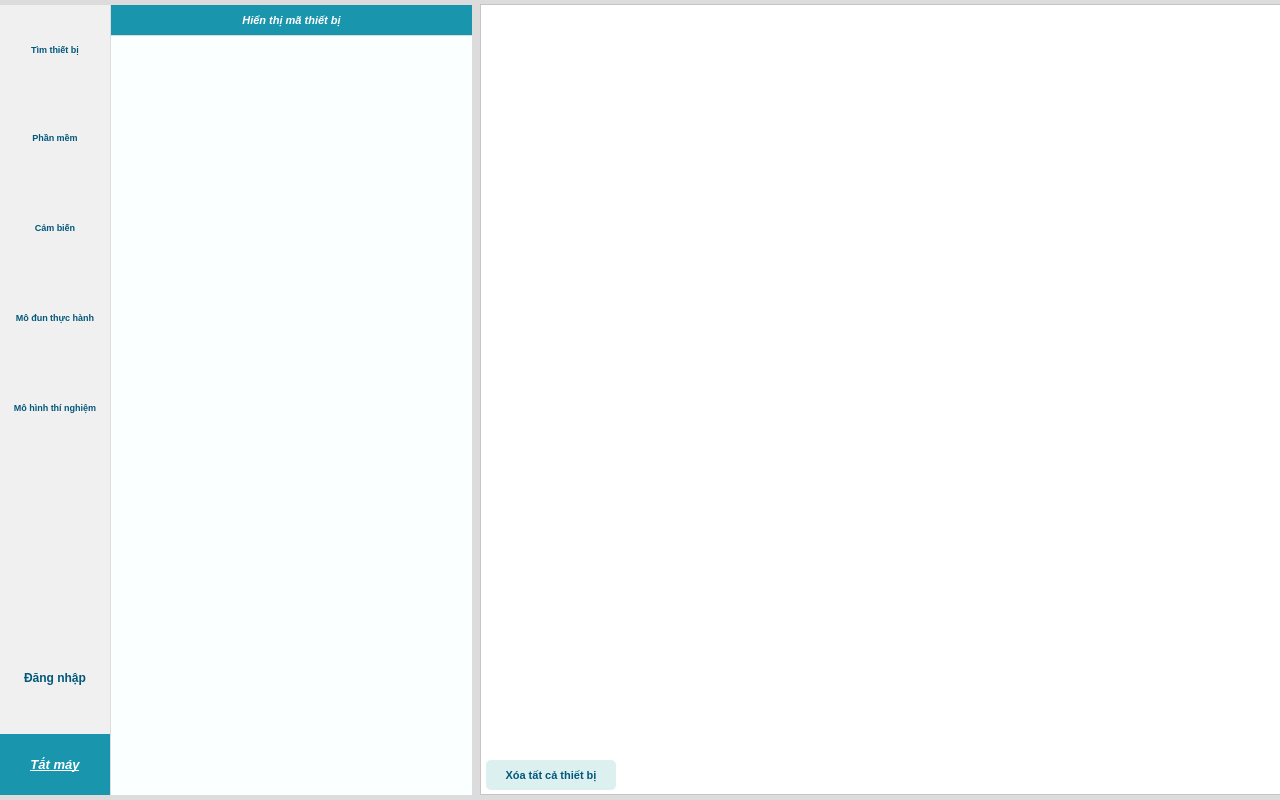
<?xml version="1.0" encoding="UTF-8"?>
<ui version="4.0">
 <class>MainWindow</class>
 <widget class="QMainWindow" name="MainWindow">
  <property name="windowModality">
   <enum>Qt::NonModal</enum>
  </property>
  <property name="geometry">
   <rect>
    <x>0</x>
    <y>0</y>
    <width>1280</width>
    <height>800</height>
   </rect>
  </property>
  <property name="sizePolicy">
   <sizepolicy hsizetype="Preferred" vsizetype="Preferred">
    <horstretch>0</horstretch>
    <verstretch>0</verstretch>
   </sizepolicy>
  </property>
  <property name="minimumSize">
   <size>
    <width>1280</width>
    <height>800</height>
   </size>
  </property>
  <property name="maximumSize">
   <size>
    <width>1280</width>
    <height>800</height>
   </size>
  </property>
  <property name="windowTitle">
   <string>STEMe - Khoa học và giáo dục</string>
  </property>
  <property name="windowIcon">
   <iconset resource="group.qrc">
    <normaloff>:/icon/group/steme_icon.jpg</normaloff>:/icon/group/steme_icon.jpg</iconset>
  </property>
  <property name="styleSheet">
   <string notr="true">background-color: rgb(220, 220, 220);</string>
  </property>
  <property name="iconSize">
   <size>
    <width>24</width>
    <height>24</height>
   </size>
  </property>
  <property name="toolButtonStyle">
   <enum>Qt::ToolButtonIconOnly</enum>
  </property>
  <widget class="QWidget" name="centralWidget">
   <widget class="QListWidget" name="listWidget_Type">
    <property name="geometry">
     <rect>
      <x>111</x>
      <y>36</y>
      <width>361</width>
      <height>759</height>
     </rect>
    </property>
    <property name="styleSheet">
     <string notr="true">background-color: rgb(250, 255, 255);
background-color: rgb(245, 245,245);
background-color: rgb(250, 255, 255);</string>
    </property>
    <property name="frameShape">
     <enum>QFrame::NoFrame</enum>
    </property>
    <property name="frameShadow">
     <enum>QFrame::Sunken</enum>
    </property>
   </widget>
   <widget class="QListWidget" name="listWidget_Group">
    <property name="geometry">
     <rect>
      <x>0</x>
      <y>5</y>
      <width>110</width>
      <height>731</height>
     </rect>
    </property>
    <property name="styleSheet">
     <string notr="true">background-color: rgb(240, 240, 240);</string>
    </property>
    <property name="frameShape">
     <enum>QFrame::NoFrame</enum>
    </property>
    <property name="frameShadow">
     <enum>QFrame::Sunken</enum>
    </property>
    <property name="alternatingRowColors">
     <bool>false</bool>
    </property>
    <property name="textElideMode">
     <enum>Qt::ElideMiddle</enum>
    </property>
    <property name="movement">
     <enum>QListView::Static</enum>
    </property>
    <property name="viewMode">
     <enum>QListView::IconMode</enum>
    </property>
    <property name="modelColumn">
     <number>0</number>
    </property>
    <property name="uniformItemSizes">
     <bool>true</bool>
    </property>
    <property name="selectionRectVisible">
     <bool>false</bool>
    </property>
   </widget>
   <widget class="QToolButton" name="toolButton_groupSoftware">
    <property name="geometry">
     <rect>
      <x>5</x>
      <y>100</y>
      <width>100</width>
      <height>75</height>
     </rect>
    </property>
    <property name="font">
     <font>
      <pointsize>7</pointsize>
      <weight>75</weight>
      <bold>true</bold>
     </font>
    </property>
    <property name="styleSheet">
     <string notr="true">QToolButton#toolButton_groupSoftware{
color: rgb(2, 87, 122);
background-color: rgb(240, 240, 240);
border: none;
border-style: outset;
border-width: 0px;
border-radius: 15px;
}
QToolButton#toolButton_groupSoftware:hover{
background-color: rgb(25, 149, 173);
color: rgb(255, 255, 255);
}</string>
    </property>
    <property name="text">
     <string>Phần mềm</string>
    </property>
    <property name="icon">
     <iconset resource="group.qrc">
      <normaloff>:/icon/group/iconSoftwareGroup_off.jpg</normaloff>
      <activeoff>:/icon/group/iconSoftwareGroup_on.jpg</activeoff>:/icon/group/iconSoftwareGroup_off.jpg</iconset>
    </property>
    <property name="iconSize">
     <size>
      <width>50</width>
      <height>50</height>
     </size>
    </property>
    <property name="toolButtonStyle">
     <enum>Qt::ToolButtonTextUnderIcon</enum>
    </property>
    <property name="autoRaise">
     <bool>true</bool>
    </property>
   </widget>
   <widget class="QToolButton" name="toolButton_groupSensor">
    <property name="geometry">
     <rect>
      <x>5</x>
      <y>190</y>
      <width>100</width>
      <height>75</height>
     </rect>
    </property>
    <property name="font">
     <font>
      <pointsize>7</pointsize>
      <weight>75</weight>
      <bold>true</bold>
     </font>
    </property>
    <property name="styleSheet">
     <string notr="true">QToolButton#toolButton_groupSensor{
color: rgb(2, 87, 122);
background-color: rgb(240, 240, 240);
border: none;
border-style: outset;
border-width: 0px;
border-radius: 15px;
}
QToolButton#toolButton_groupSensor:hover{
background-color: rgb(25, 149, 173);
color: rgb(255, 255, 255);
}</string>
    </property>
    <property name="text">
     <string>Cảm biến</string>
    </property>
    <property name="icon">
     <iconset resource="group.qrc">
      <normaloff>:/icon/group/iconSensorGroup_off.jpg</normaloff>
      <activeoff>:/icon/group/iconSensorGroup_on.jpg</activeoff>:/icon/group/iconSensorGroup_off.jpg</iconset>
    </property>
    <property name="iconSize">
     <size>
      <width>50</width>
      <height>50</height>
     </size>
    </property>
    <property name="toolButtonStyle">
     <enum>Qt::ToolButtonTextUnderIcon</enum>
    </property>
    <property name="autoRaise">
     <bool>true</bool>
    </property>
   </widget>
   <widget class="QToolButton" name="toolButton_groupSystem">
    <property name="geometry">
     <rect>
      <x>5</x>
      <y>370</y>
      <width>100</width>
      <height>75</height>
     </rect>
    </property>
    <property name="font">
     <font>
      <pointsize>7</pointsize>
      <weight>75</weight>
      <bold>true</bold>
     </font>
    </property>
    <property name="toolTip">
     <string/>
    </property>
    <property name="styleSheet">
     <string notr="true">QToolButton#toolButton_groupSystem{
color: rgb(3, 87, 123);
background-color: rgb(240, 240, 240);
border: none;
border-style: outset;
border-width: 0px;
border-radius: 15px;
}
QToolButton#toolButton_groupSystem:hover{
background-color: rgb(25, 149, 173);
color: rgb(255, 255, 255);
}</string>
    </property>
    <property name="text">
     <string>Mô hình thí nghiệm</string>
    </property>
    <property name="icon">
     <iconset resource="group.qrc">
      <normaloff>:/icon/group/iconSystemGroup_off.jpg</normaloff>
      <activeoff>:/icon/group/iconSystemGroup_on.jpg</activeoff>:/icon/group/iconSystemGroup_off.jpg</iconset>
    </property>
    <property name="iconSize">
     <size>
      <width>50</width>
      <height>50</height>
     </size>
    </property>
    <property name="toolButtonStyle">
     <enum>Qt::ToolButtonTextUnderIcon</enum>
    </property>
    <property name="autoRaise">
     <bool>true</bool>
    </property>
   </widget>
   <widget class="QToolButton" name="toolButton_groupModule">
    <property name="geometry">
     <rect>
      <x>5</x>
      <y>280</y>
      <width>100</width>
      <height>75</height>
     </rect>
    </property>
    <property name="font">
     <font>
      <pointsize>7</pointsize>
      <weight>75</weight>
      <bold>true</bold>
     </font>
    </property>
    <property name="styleSheet">
     <string notr="true">QToolButton#toolButton_groupModule{
color: rgb(2, 87, 122);
background-color: rgb(240, 240, 240);
border: none;
border-style: outset;
border-width: 0px;
border-radius: 15px;
}
QToolButton#toolButton_groupModule:hover{
background-color: rgb(25, 149, 173);
color: rgb(255, 255, 255);
}</string>
    </property>
    <property name="text">
     <string>Mô đun thực hành</string>
    </property>
    <property name="icon">
     <iconset resource="group.qrc">
      <normaloff>:/icon/group/iconModuleGroup_off.jpg</normaloff>
      <activeoff>:/icon/group/iconModuleGroup_on.jpg</activeoff>:/icon/group/iconModuleGroup_off.jpg</iconset>
    </property>
    <property name="iconSize">
     <size>
      <width>50</width>
      <height>50</height>
     </size>
    </property>
    <property name="toolButtonStyle">
     <enum>Qt::ToolButtonTextUnderIcon</enum>
    </property>
    <property name="autoRaise">
     <bool>true</bool>
    </property>
   </widget>
   <widget class="QPushButton" name="pushButton_TypeList">
    <property name="geometry">
     <rect>
      <x>111</x>
      <y>5</y>
      <width>361</width>
      <height>30</height>
     </rect>
    </property>
    <property name="font">
     <font>
      <pointsize>8</pointsize>
      <weight>75</weight>
      <italic>true</italic>
      <bold>true</bold>
     </font>
    </property>
    <property name="styleSheet">
     <string notr="true">QPushButton#pushButton_TypeList{
color: rgb(255, 255, 255);
background-color: rgb(25, 149, 173);
border: none;
border-width: 0px;
}
QPushButton#pushButton_TypeList:hover{
	background-color: rgb(31, 188, 216);
color: rgb(255, 255, 255);
}</string>
    </property>
    <property name="text">
     <string>Hiển thị mã thiết bị</string>
    </property>
    <property name="flat">
     <bool>true</bool>
    </property>
   </widget>
   <widget class="QToolButton" name="toolButton_groupSearch">
    <property name="geometry">
     <rect>
      <x>5</x>
      <y>12</y>
      <width>100</width>
      <height>75</height>
     </rect>
    </property>
    <property name="font">
     <font>
      <pointsize>7</pointsize>
      <weight>75</weight>
      <bold>true</bold>
     </font>
    </property>
    <property name="styleSheet">
     <string notr="true">QToolButton#toolButton_groupSearch{
color: rgb(2, 87, 122);
background-color: rgb(240, 240, 240);
border: none;
border-style: outset;
border-width: 0px;
border-radius: 15px;
}
QToolButton#toolButton_groupSearch:hover{
background-color: rgb(25, 149, 173);
color: rgb(255, 255, 255);
}</string>
    </property>
    <property name="text">
     <string>Tìm thiết bị</string>
    </property>
    <property name="icon">
     <iconset resource="group.qrc">
      <normaloff>:/icon/group/iconSearchGroup_off.jpg</normaloff>
      <activeoff>:/icon/group/iconSearchGroup_on.jpg</activeoff>:/icon/group/iconSearchGroup_off.jpg</iconset>
    </property>
    <property name="iconSize">
     <size>
      <width>50</width>
      <height>50</height>
     </size>
    </property>
    <property name="toolButtonStyle">
     <enum>Qt::ToolButtonTextUnderIcon</enum>
    </property>
    <property name="autoRaise">
     <bool>true</bool>
    </property>
   </widget>
   <widget class="QPushButton" name="pushButton_TypeList_Close">
    <property name="geometry">
     <rect>
      <x>0</x>
      <y>734</y>
      <width>110</width>
      <height>61</height>
     </rect>
    </property>
    <property name="font">
     <font>
      <pointsize>10</pointsize>
      <weight>75</weight>
      <italic>true</italic>
      <bold>true</bold>
      <underline>true</underline>
     </font>
    </property>
    <property name="styleSheet">
     <string notr="true">QPushButton#pushButton_TypeList_Close{
color: rgb(255, 255, 255);
background-color: rgb(25, 149, 173);
border: none;
border-width: 0px;
}
QPushButton#pushButton_TypeList_Close:hover{
	background-color: rgb(31, 188, 216);
color: rgb(255, 255, 255);
}</string>
    </property>
    <property name="text">
     <string>Tắt máy</string>
    </property>
    <property name="flat">
     <bool>true</bool>
    </property>
   </widget>
   <widget class="QToolButton" name="toolButton_login">
    <property name="geometry">
     <rect>
      <x>5</x>
      <y>640</y>
      <width>100</width>
      <height>75</height>
     </rect>
    </property>
    <property name="font">
     <font>
      <pointsize>9</pointsize>
      <weight>75</weight>
      <italic>false</italic>
      <bold>true</bold>
      <underline>false</underline>
     </font>
    </property>
    <property name="toolTip">
     <string/>
    </property>
    <property name="styleSheet">
     <string notr="true">QToolButton#toolButton_login{
color: rgb(2, 87, 122);
background-color: rgb(240, 240, 240);
border: none;
border-style: outset;
border-width: 0px;
border-radius: 15px;
}
QToolButton#toolButton_login:hover{
background-color: rgb(25, 149, 173);
color: rgb(255, 255, 255);
}</string>
    </property>
    <property name="text">
     <string>Đăng nhập</string>
    </property>
    <property name="icon">
     <iconset resource="group.qrc">
      <normaloff>:/icon/group/iconLogin_off.jpg</normaloff>
      <activeoff>:/icon/group/iconLogin_on.jpg</activeoff>:/icon/group/iconLogin_off.jpg</iconset>
    </property>
    <property name="iconSize">
     <size>
      <width>75</width>
      <height>50</height>
     </size>
    </property>
    <property name="toolButtonStyle">
     <enum>Qt::ToolButtonTextUnderIcon</enum>
    </property>
    <property name="autoRaise">
     <bool>true</bool>
    </property>
   </widget>
   <widget class="QPushButton" name="pushButton_Close">
    <property name="geometry">
     <rect>
      <x>520</x>
      <y>730</y>
      <width>71</width>
      <height>30</height>
     </rect>
    </property>
    <property name="text">
     <string>Close</string>
    </property>
    <property name="shortcut">
     <string>Ctrl+X</string>
    </property>
   </widget>
   <widget class="QFrame" name="frame_Display">
    <property name="geometry">
     <rect>
      <x>480</x>
      <y>4</y>
      <width>801</width>
      <height>791</height>
     </rect>
    </property>
    <property name="styleSheet">
     <string notr="true">background-color: rgb(255, 255, 255);</string>
    </property>
    <property name="frameShape">
     <enum>QFrame::StyledPanel</enum>
    </property>
    <property name="frameShadow">
     <enum>QFrame::Raised</enum>
    </property>
    <widget class="QListWidget" name="listWidget_online">
     <property name="geometry">
      <rect>
       <x>0</x>
       <y>1</y>
       <width>760</width>
       <height>791</height>
      </rect>
     </property>
     <property name="styleSheet">
      <string notr="true">background-color: transparent;</string>
     </property>
     <property name="frameShape">
      <enum>QFrame::NoFrame</enum>
     </property>
     <property name="frameShadow">
      <enum>QFrame::Plain</enum>
     </property>
    </widget>
    <widget class="QToolButton" name="toolButton_clearDevice">
     <property name="geometry">
      <rect>
       <x>6</x>
       <y>756</y>
       <width>130</width>
       <height>30</height>
      </rect>
     </property>
     <property name="font">
      <font>
       <pointsize>8</pointsize>
       <weight>75</weight>
       <bold>true</bold>
      </font>
     </property>
     <property name="toolTip">
      <string/>
     </property>
     <property name="styleSheet">
      <string notr="true">QToolButton#toolButton_clearDevice{
color: rgb(2, 87, 122);
background-color: rgb(220, 240, 240);
border: none;
border-style: outset;
border-width: 0px;
border-radius: 5px;
}
QToolButton#toolButton_clearDevice:hover{
background-color: rgb(25, 149, 173);
color: rgb(255, 255, 255);
}</string>
     </property>
     <property name="text">
      <string>Xóa tất cả thiết bị</string>
     </property>
     <property name="icon">
      <iconset resource="group.qrc">
       <normaloff>:/icon/group/iconClear_Off.jpg</normaloff>
       <activeoff>:/icon/group/iconClear_On.jpg</activeoff>:/icon/group/iconClear_Off.jpg</iconset>
     </property>
     <property name="iconSize">
      <size>
       <width>20</width>
       <height>30</height>
      </size>
     </property>
     <property name="toolButtonStyle">
      <enum>Qt::ToolButtonTextBesideIcon</enum>
     </property>
     <property name="autoRaise">
      <bool>true</bool>
     </property>
    </widget>
   </widget>
  </widget>
  <action name="actionExit">
   <property name="text">
    <string>Exit</string>
   </property>
  </action>
 </widget>
 <layoutdefault spacing="6" margin="11"/>
 <tabstops>
  <tabstop>listWidget_Type</tabstop>
  <tabstop>listWidget_Group</tabstop>
  <tabstop>toolButton_groupSearch</tabstop>
  <tabstop>toolButton_groupSoftware</tabstop>
  <tabstop>toolButton_groupSensor</tabstop>
  <tabstop>toolButton_groupModule</tabstop>
  <tabstop>toolButton_groupSystem</tabstop>
  <tabstop>pushButton_TypeList</tabstop>
 </tabstops>
 <resources>
  <include location="group.qrc"/>
 </resources>
 <connections/>
</ui>
